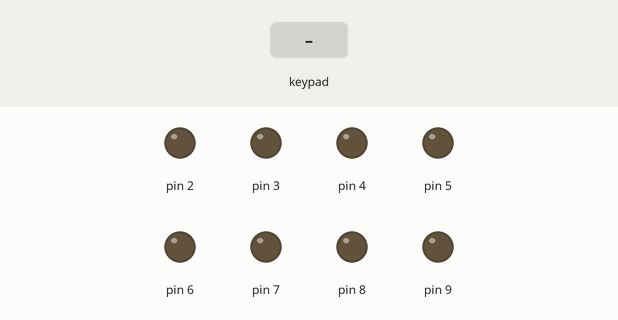
Simulated run of this sketch. Board: Arduino Uno, built with avr-gcc and run on an emulated ATmega328P. Parts: output pins drawn as LEDs (lit = HIGH). The inputs (shaded band) are chosen by the test bench.

Above: at 1.2 s.
1.3 s: key 'U' pressed
At 1.5 s:
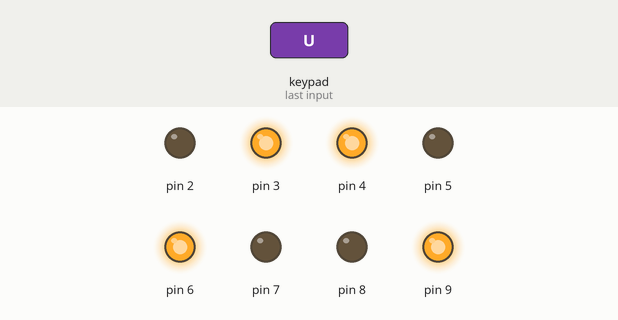
3.2 s: key 'D' pressed
At 3.41 s:
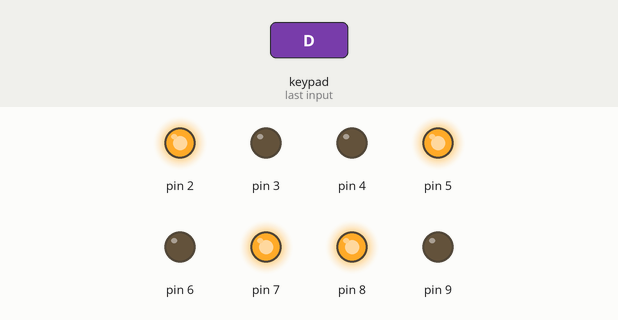
5.1 s: key 'L' pressed
At 5.31 s:
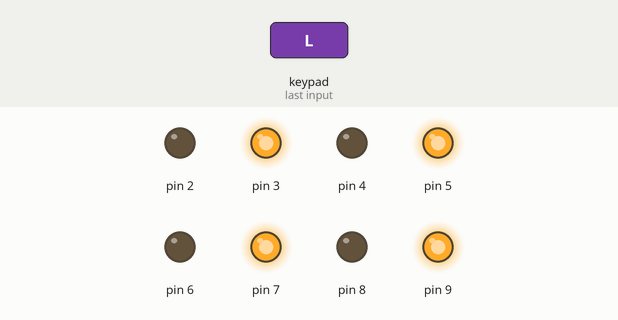
7.0 s: key 'R' pressed
At 7.22 s:
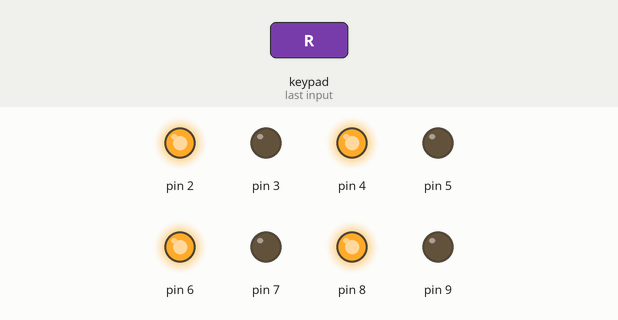
8.9 s: key 'O' pressed
At 9.13 s:
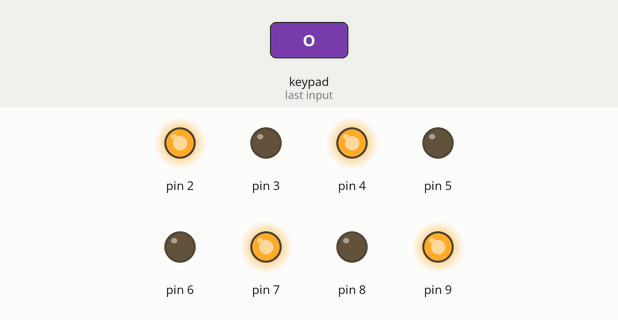
10.8 s: key 'S' pressed
At 11.04 s:
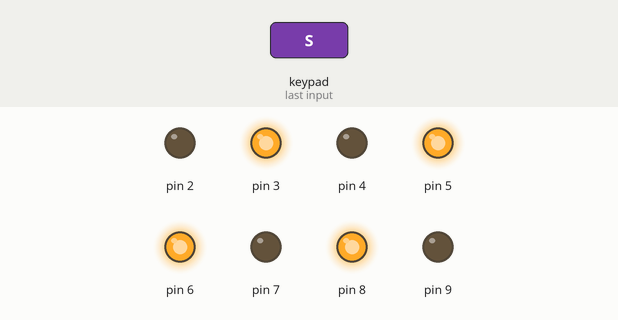
Timing chart, 0 to 13.7 s (numbered marks = the images above; inputs shaded):
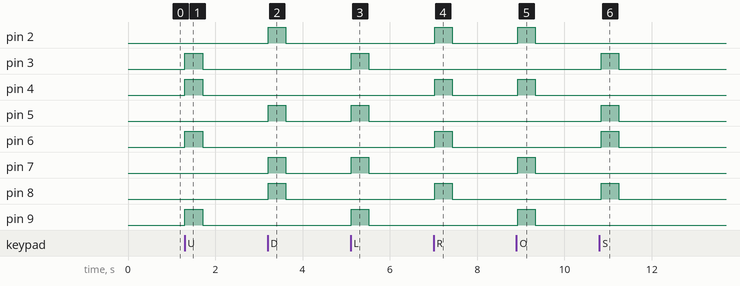

The sketch:

motor_PS2.ino
```cpp
#include <PS2X_lib.h>

PS2X ps2x;
void _E5_90_8E_E9_80_80() {
  digitalWrite(2,HIGH);
  digitalWrite(3,LOW);
  digitalWrite(4,LOW);
  digitalWrite(5,HIGH);
  digitalWrite(6,LOW);
  digitalWrite(7,HIGH);
  digitalWrite(8,HIGH);
  digitalWrite(9,LOW);
}

void _E5_B7_A6_E8_BD_AC() {
  digitalWrite(2,HIGH);
  digitalWrite(3,LOW);
  digitalWrite(4,HIGH);
  digitalWrite(5,LOW);
  digitalWrite(6,HIGH);
  digitalWrite(7,LOW);
  digitalWrite(8,HIGH);
  digitalWrite(9,LOW);
}

void _E5_81_9C_E6_AD_A2() {
  digitalWrite(2,LOW);
  digitalWrite(3,LOW);
  digitalWrite(4,LOW);
  digitalWrite(5,LOW);
  digitalWrite(6,LOW);
  digitalWrite(7,LOW);
  digitalWrite(8,LOW);
  digitalWrite(9,LOW);
}

void _E5_89_8D_E8_BF_9B() {
  digitalWrite(2,LOW);
  digitalWrite(3,HIGH);
  digitalWrite(4,HIGH);
  digitalWrite(5,LOW);
  digitalWrite(6,HIGH);
  digitalWrite(7,LOW);
  digitalWrite(8,LOW);
  digitalWrite(9,HIGH);
}

void _E5_8F_B3_E7_A7_BB() {
  digitalWrite(2,HIGH);
  digitalWrite(3,LOW);
  digitalWrite(4,HIGH);
  digitalWrite(5,LOW);
  digitalWrite(6,LOW);
  digitalWrite(7,HIGH);
  digitalWrite(8,LOW);
  digitalWrite(9,HIGH);
}

void _E5_8F_B3_E8_BD_AC() {
  digitalWrite(2,LOW);
  digitalWrite(3,HIGH);
  digitalWrite(4,LOW);
  digitalWrite(5,HIGH);
  digitalWrite(6,LOW);
  digitalWrite(7,HIGH);
  digitalWrite(8,LOW);
  digitalWrite(9,HIGH);
}

void _E5_B7_A6_E7_A7_BB() {
  digitalWrite(2,LOW);
  digitalWrite(3,HIGH);
  digitalWrite(4,LOW);
  digitalWrite(5,HIGH);
  digitalWrite(6,HIGH);
  digitalWrite(7,LOW);
  digitalWrite(8,HIGH);
  digitalWrite(9,LOW);
}

void setup()
{
  Serial.begin(57600);
  ps2x.config_gamepad(12, 11,10,13, false, false);
  pinMode(2, OUTPUT);
  pinMode(3, OUTPUT);
  pinMode(4, OUTPUT);
  pinMode(5, OUTPUT);
  pinMode(6, OUTPUT);
  pinMode(7, OUTPUT);
  pinMode(8, OUTPUT);
  pinMode(9, OUTPUT);
}

void loop()
{
  ps2x.read_gamepad(false, 0);if (ps2x.Button(PSB_PAD_UP)) {
    _E5_89_8D_E8_BF_9B();

  } else if (ps2x.Button(PSB_PAD_DOWN)) {
    _E5_90_8E_E9_80_80();
  } else if (ps2x.Button(PSB_PAD_RIGHT)) {
    _E5_B7_A6_E8_BD_AC();
  } else if (ps2x.Button(PSB_PAD_LEFT)) {
    _E5_8F_B3_E8_BD_AC();
  } else if (ps2x.Button(PSB_SQUARE)) {
    _E5_B7_A6_E7_A7_BB();
  } else if (ps2x.Button(PSB_CIRCLE)) {
    _E5_8F_B3_E7_A7_BB();
  } else {
    _E5_81_9C_E6_AD_A2();

  }
  delay(100);

}
```

Measured:
- after the input at 1.3 s, pin 3, pin 4, pin 6, pin 9: LOW → HIGH at once, → LOW 0.40 s later
- after the input at 3.2 s, pin 2, pin 5, pin 7, pin 8: LOW → HIGH at once, → LOW 0.40 s later
- after the input at 5.1 s, pin 3, pin 5, pin 7, pin 9: LOW → HIGH at once, → LOW 0.40 s later
- after the input at 7.0 s, pin 2, pin 4, pin 6, pin 8: LOW → HIGH at once, → LOW 0.40 s later
- after the input at 8.9 s, pin 2, pin 4, pin 7, pin 9: LOW → HIGH at once, → LOW 0.40 s later
- after the input at 10.8 s, pin 3, pin 5, pin 6, pin 8: LOW → HIGH at once, → LOW 0.40 s later
